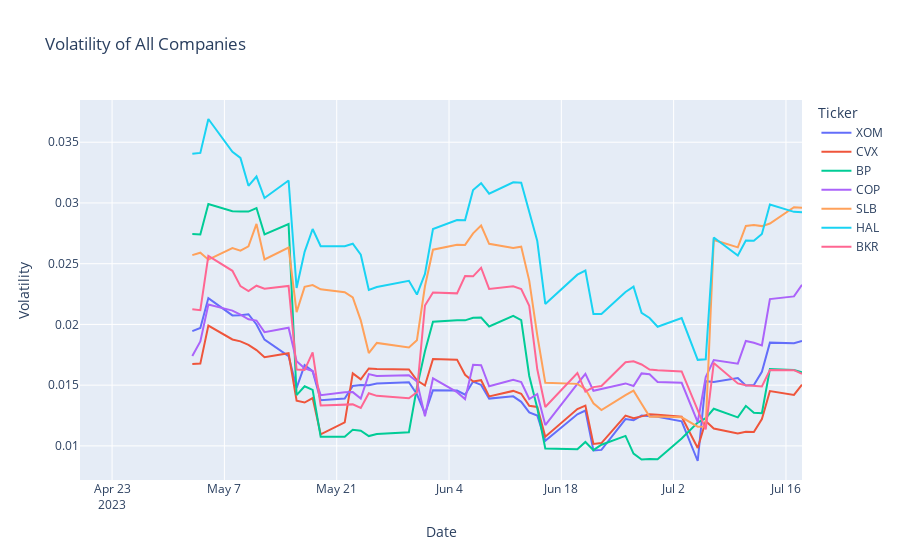

The notebook cell saved with this chart:
### Markdown cell above
# Volatility

### Code cell
df['Volatility'] = df.groupby('Ticker')['Close'].pct_change().rolling(window=10).std().reset_index(0, drop=True)
fig = px.line(df, x='Date', y='Volatility', color='Ticker', title='Volatility of All Companies')
fig.show()
